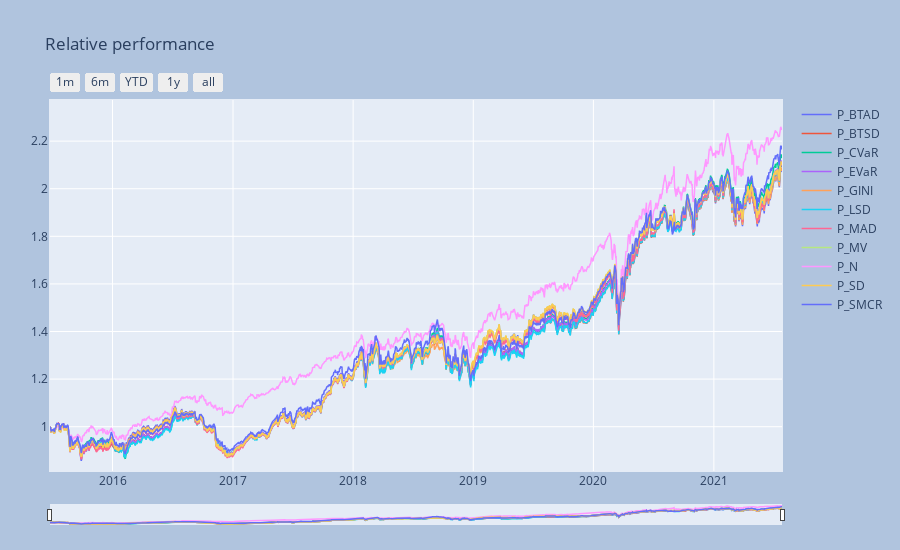

Here is the notebook cell this chart was saved with:
### Markdown cell above
### Time-series visualization 

We used the flag `componly=True` to plot only the portfolio components.

### Code cell
_ = ps.port_view_all(componly=True, fancy=True, title="Relative performance")

### Figure 1 — Plotly figure (JSON) as saved in the notebook; plotly's stock layout.template omitted (floating-point values rounded to 4 significant figures; data arrays with more than 128 entries replaced by an {"elided": "..."} marker saying what was removed)
{"data": [{"line": {"width": 1.5}, "name": "P_BTAD", "type": "scatter", "x": {"elided": "1533 str values"}, "y": {"elided": "1533 float values"}}, {"line": {"width": 1.5}, "name": "P_BTSD", "type": "scatter", "x": {"elided": "1533 str values"}, "y": {"elided": "1533 float values"}}, {"line": {"width": 1.5}, "name": "P_CVaR", "type": "scatter", "x": {"elided": "1533 str values"}, "y": {"elided": "1533 float values"}}, {"line": {"width": 1.5}, "name": "P_EVaR", "type": "scatter", "x": {"elided": "1533 str values"}, "y": {"elided": "1533 float values"}}, {"line": {"width": 1.5}, "name": "P_GINI", "type": "scatter", "x": {"elided": "1533 str values"}, "y": {"elided": "1533 float values"}}, {"line": {"width": 1.5}, "name": "P_LSD", "type": "scatter", "x": {"elided": "1533 str values"}, "y": {"elided": "1533 float values"}}, {"line": {"width": 1.5}, "name": "P_MAD", "type": "scatter", "x": {"elided": "1533 str values"}, "y": {"elided": "1533 float values"}}, {"line": {"width": 1.5}, "name": "P_MV", "type": "scatter", "x": {"elided": "1533 str values"}, "y": {"elided": "1533 float values"}}, {"line": {"width": 1.5}, "name": "P_N", "type": "scatter", "x": {"elided": "1533 str values"}, "y": {"elided": "1533 float values"}}, {"line": {"width": 1.5}, "name": "P_SD", "type": "scatter", "x": {"elided": "1533 str values"}, "y": {"elided": "1533 float values"}}, {"line": {"width": 1.5}, "name": "P_SMCR", "type": "scatter", "x": {"elided": "1533 str values"}, "y": {"elided": "1533 float values"}}], "layout": {"autosize": false, "height": 550, "margin": {"b": 25, "l": 50, "pad": 1, "r": 50, "t": 100}, "paper_bgcolor": "LightSteelBlue", "title": {"text": "Relative performance"}, "width": 900, "xaxis": {"autorange": false, "fixedrange": false, "range": ["2015-06-25T00:00:00", "2021-07-27T00:00:00"], "rangeselector": {"buttons": [{"count": 1, "label": "1m", "step": "month", "stepmode": "backward"}, {"count": 6, "label": "6m", "step": "month", "stepmode": "backward"}, {"count": 1, "label": "YTD", "step": "year", "stepmode": "todate"}, {"count": 1, "label": "1y", "step": "year", "stepmode": "backward"}, {"step": "all"}]}, "rangeslider": {"thickness": 0.05, "visible": true}, "title": {}, "type": "date"}, "yaxis": {"autorange": false, "fixedrange": false, "range": [0.8138, 2.373], "title": {}}}}
